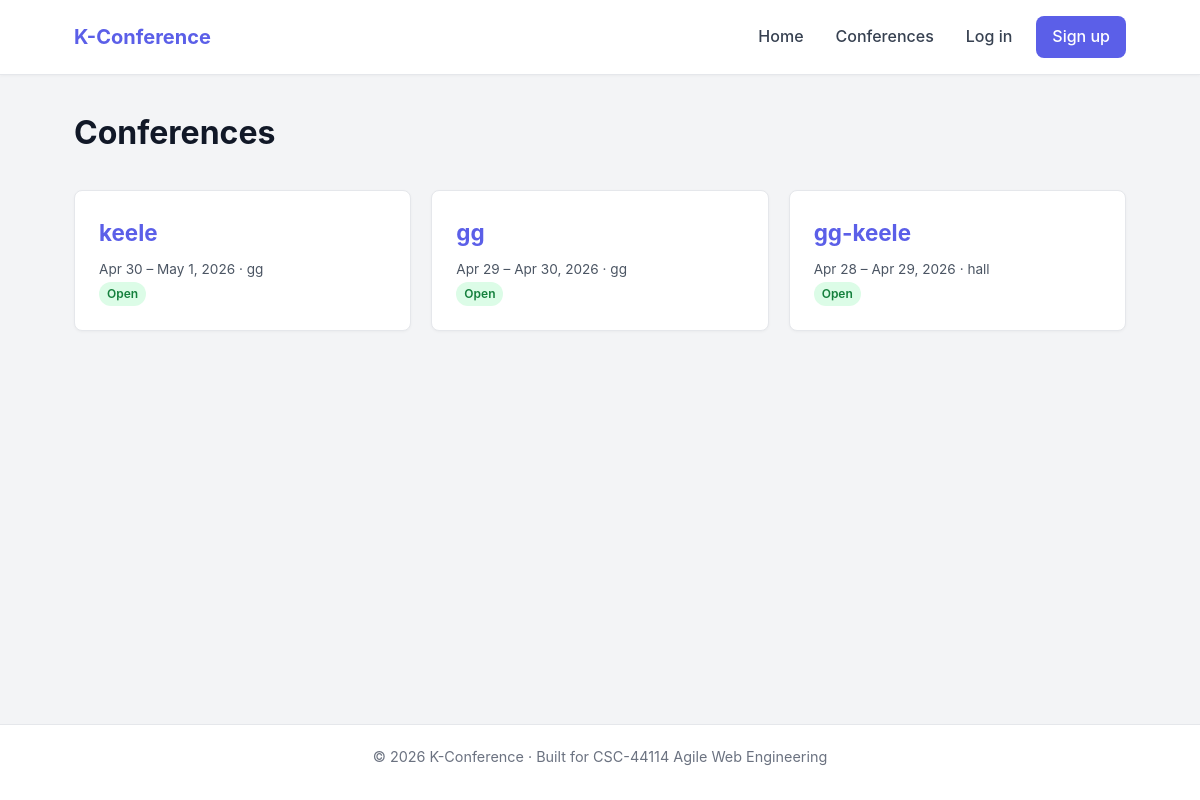
/conferences/, run on the app's committed database.
### conference/models.py (models this page shows, shortened)
class Conference(models.Model):
    STATUS_DRAFT = 'draft'
    STATUS_OPEN = 'open'
    STATUS_CLOSED = 'closed'
    STATUS_CHOICES = [
        (STATUS_DRAFT,  'Draft'),
        (STATUS_OPEN,   'Open'),
        (STATUS_CLOSED, 'Closed'),
    ]
    MODE_IN_PERSON = 'in_person'
    MODE_ONLINE = 'online'
    MODE_HYBRID = 'hybrid'
    MODE_CHOICES = [
        (MODE_IN_PERSON, 'In-person'),
        (MODE_ONLINE,    'Online'),
        (MODE_HYBRID,    'Hybrid'),
    ]
    name = models.CharField(max_length=200)
    short_name = models.CharField(
        max_length=50, blank=True,
        help_text='Short tag (e.g. "ISCE 2026"). Optional.',
    )
    description = models.TextField(blank=True)
    organiser = models.ForeignKey(
        User, on_delete=models.CASCADE, related_name='conferences_organised',
    )
    start_date = models.DateField()
    end_date = models.DateField()
    location = models.CharField(
        max_length=200, blank=True,
        help_text='Venue or city. Leave blank for fully online.',
    )
    online_link = models.URLField(
        blank=True,
        help_text='Zoom/Teams link (for online or hybrid events).',
    )
    mode = models.CharField(max_length=20, choices=MODE_CHOICES, default=MODE_HYBRID)
    capacity = models.PositiveIntegerField(
        default=0,
        help_text='Maximum participants. 0 = unlimited.',
    )
    submission_deadline = models.DateTimeField(
        null=True, blank=True,
        help_text='Last moment authors can submit papers.',
    )
    review_deadline = models.DateTimeField(
        null=True, blank=True,
        help_text='Last moment reviewers must submit reviews.',
    )
    status = models.CharField(max_length=20, choices=STATUS_CHOICES, default=STATUS_DRAFT)
    code_of_conduct = models.TextField(blank=True)
    created_at = models.DateTimeField(auto_now_add=True)
    updated_at = models.DateTimeField(auto_now=True)
    class Meta:
        ordering = ['-start_date']

### conference/views.py (the view)
# urls.py: path('',                             views.conference_list,    name='list'),
def conference_list(request):
    conferences = Conference.objects.exclude(status=Conference.STATUS_DRAFT)
    return render(request, 'conference/conference_list.html',
                  {'conferences': conferences})

### conference/templates/conference/conference_list.html (shortened to what this page needs)
{% extends 'base.html' %}
{% block content %}
<section class="page-head">
    <h1>Conferences</h1>
</section>
{% if conferences %}
    <div class="card-grid">
        {% for c in conferences %}
        <a href="{% url 'conference:detail' c.pk %}" class="card link-card">
            <h2>{{ c.name }}</h2>
            <p class="muted small">
                {{ c.start_date|date:"M j" }} – {{ c.end_date|date:"M j, Y" }}
                &middot; {{ c.location|default:"Online" }}
            </p>
            <span class="badge badge-{{ c.status }}">{{ c.get_status_display }}</span>
        </a>
        {% endfor %}
    </div>
{% else %}
    <p class="muted">No conferences are currently published.</p>
{% endif %}
{% endblock %}

### static/css/styles.css (style rules this page uses)
:root { --primary: #5B5FE8; --primary-dark: #4a4ed4; --primary-light: #eef0fd; --text: #1f2937; --text-light: #6b7280; --text-muted: #9ca3af; --border: #e5e7eb; --border-strong: #d1d5db; --bg: #f3f4f6; --card: #ffffff; --error: #dc2626; --error-bg: #fee2e2; --success: #16a34a; --success-bg: #dcfce7; --info-bg: #dbeafe; --radius: 8px; --radius-lg: 12px; --shadow-sm: 0 1px 3px rgba(0, 0, 0, 0.04); --shadow-md: 0 4px 12px rgba(0, 0, 0, 0.06); }
* { box-sizing: border-box; margin: 0; padding: 0; }
body { font-family: -apple-system, BlinkMacSystemFont, "Segoe UI", Roboto, Oxygen-Sans, Ubuntu, Cantarell, "Helvetica Neue", sans-serif; line-height: 1.6; color: var(--text); background-color: var(--bg); min-height: 100vh; display: flex; flex-direction: column; }
a { color: var(--primary); text-decoration: none; }
h1, h2, h3 { color: #111827; margin-bottom: 0.5rem; }
h1 { font-size: 2rem; }
h2 { font-size: 1.4rem; }
p { margin-bottom: 0.75rem; }
.card-grid { display: grid; grid-template-columns: repeat(auto-fit, minmax(220px, 1fr)); gap: 1.25rem; }
.card { background-color: var(--card); border: 1px solid var(--border); border-radius: var(--radius); padding: 1.5rem; box-shadow: var(--shadow-sm); transition: transform 0.15s ease, box-shadow 0.15s ease; }
.card h2 { color: var(--primary); margin-bottom: 0.5rem; }
.card p { color: #4b5563; margin-bottom: 0; }
.muted { color: var(--text-light); }
.small { font-size: 0.85rem; }
.badge { display: inline-block; padding: 2px 8px; border-radius: 12px; font-size: 0.75rem; font-weight: 600; background: var(--bg); color: var(--text-light); }
.badge-open { background: #dcfce7; color: #15803d; }
.page-head { display: flex; justify-content: space-between; align-items: center; flex-wrap: wrap; gap: 1rem; margin-bottom: 1.5rem; }
.link-card { display: block; color: inherit; }

### data on the page
Conference: name "keele", start_date "Apr 30", end_date "May 1, 2026", location "gg", status "Open"
Conference: name "gg", start_date "Apr 29", end_date "Apr 30, 2026", location "gg", status "Open"
Conference: name "gg-keele", start_date "Apr 28", end_date "Apr 29, 2026", location "hall", status "Open"
